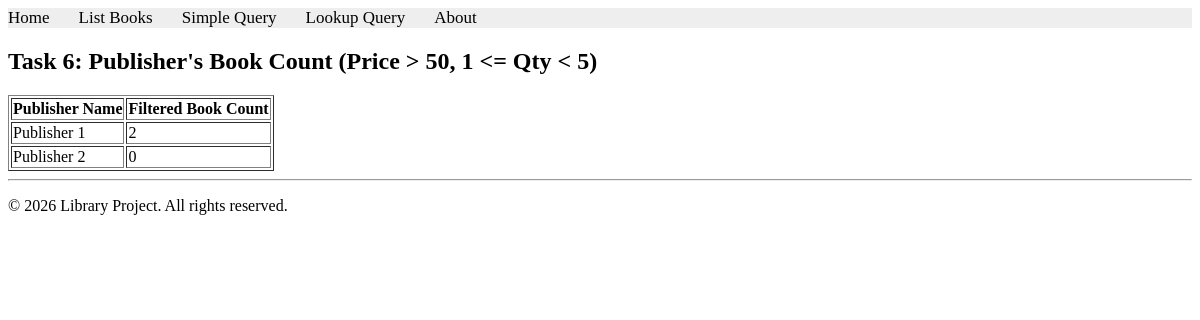
Page /books/lab9/task6 on the committed database.
### apps/bookmodule/models.py (models this page shows)
class Publisher(models.Model):
    name = models.CharField(max_length=200)
    location = models.CharField(max_length=300)

### apps/bookmodule/views.py (the view)
# urls.py: path('lab9/task6', views.lab9_task6, name='books.lab9_task6'),
def lab9_task6(request):
    publishers = Publisher.objects.annotate(
        book_count=Count('book', filter=Q(book__price__gt=50, book__quantity__gte=1, book__quantity__lt=5))
    )
    return render(request, 'bookmodule/lab9_task6.html', {'publishers': publishers})

### apps/templates/bookmodule/lab9_task6.html
{% extends 'layouts/base.html' %}
{% block content %}
<h2>Task 6: Publisher's Book Count (Price > 50, 1 <= Qty < 5)</h2>
<table border="1">
    <tr>
        <th>Publisher Name</th>
        <th>Filtered Book Count</th>
    </tr>
    {% for publisher in publishers %}
    <tr>
        <td>{{ publisher.name }}</td>
        <td>{{ publisher.book_count }}</td>
    </tr>
    {% endfor %}
</table>
{% endblock %}

### rows in the picture
Publisher: name "Publisher 1", book_count "2"
Publisher: name "Publisher 2", book_count "0"
